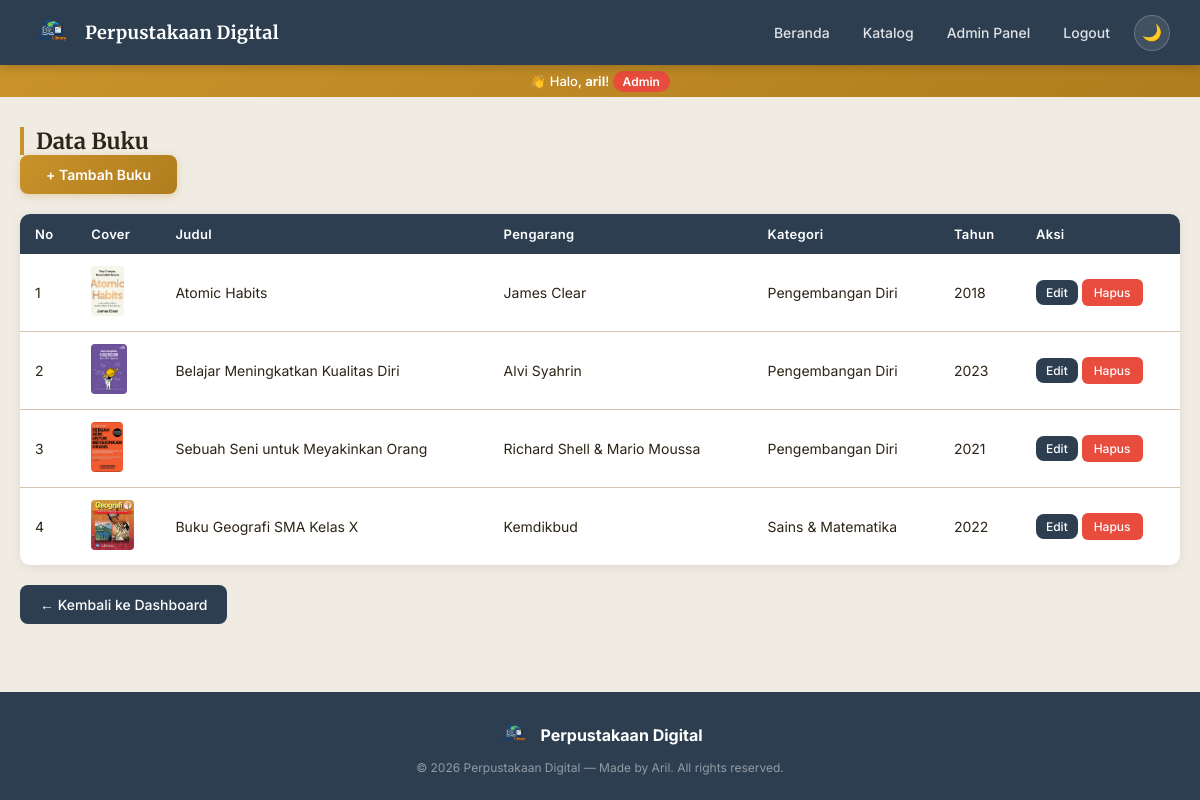
The page /admin/data_buku.php (signed in) on the database its author committed.
### tables this page shows
CREATE TABLE IF NOT EXISTS `buku` (
  `id` int NOT NULL AUTO_INCREMENT,
  `judul` varchar(255) NOT NULL,
  `pengarang` varchar(150) NOT NULL,
  `kategori_id` int DEFAULT NULL,
  `tahun_terbit` int DEFAULT NULL,
  `cover` varchar(255) DEFAULT NULL,
  `file_pdf` varchar(255) DEFAULT NULL,
  `deskripsi` text,
  `created_at` timestamp NULL DEFAULT CURRENT_TIMESTAMP,
  PRIMARY KEY (`id`),
  KEY `kategori_id` (`kategori_id`),
  CONSTRAINT `buku_ibfk_1` FOREIGN KEY (`kategori_id`) REFERENCES `kategori` (`id`) ON DELETE SET NULL ON UPDATE CASCADE
);

CREATE TABLE IF NOT EXISTS `kategori` (
  `id` int NOT NULL AUTO_INCREMENT,
  `nama_kategori` varchar(100) NOT NULL,
  PRIMARY KEY (`id`)
);

### admin/data_buku.php (the view, shortened to what this page needs)
<?php
include '../config/koneksi.php';
include '../includes/header.php';
$query = mysqli_query($koneksi, "SELECT b.*, k.nama_kategori
                                  FROM buku b
                                  LEFT JOIN kategori k ON b.kategori_id = k.id
                                  ORDER BY b.created_at DESC");
?>
<div class="container">
    <h2 class="page-title">Data Buku</h2>
    <a href="tambah_buku.php" class="btn-primary" style="display:inline-block; margin-bottom:20px;">+ Tambah Buku</a>
    <div class="table-wrapper">
        <table class="table">
            <thead>
            <tr>
                <th>No</th>
                <th>Cover</th>
                <th>Judul</th>
                <th>Pengarang</th>
                <th>Kategori</th>
                <th>Tahun</th>
                <th>Aksi</th>
            </tr>
        </thead>
        <tbody>
            <?php $no = 1; while ($row = mysqli_fetch_assoc($query)): ?>
            <tr>
                <td><?= $no++ ?></td>
                <td>
                    <?php if ($row['cover']): ?>
                        <img src="../assets/img/<?= $row['cover'] ?>" style="height:50px; border-radius:4px;">
                    <?php else: ?>
                        📚
                    <?php endif; ?>
                </td>
                <td><?= $row['judul'] ?></td>
                <td><?= $row['pengarang'] ?></td>
                <td><?= $row['nama_kategori'] ?></td>
                <td><?= $row['tahun_terbit'] ?></td>
                <td>
                    <a href="edit_buku.php?id=<?= $row['id'] ?>" class="btn-secondary" style="font-size:12px; padding:5px 10px;">Edit</a>
                   <a href="hapus_buku.php?id=<?= $row['id'] ?>" class="btn-hapus"
   onclick="konfirmasiAksi(event, this.href, 'Yakin ingin menghapus buku <?= htmlspecialchars(addslashes($row['judul'])) ?>?', 'Ya, Hapus')">Hapus</a>
                </td>
            </tr>
            <?php endwhile; ?>
        </tbody>
    </table>
    </div>
    <br>
    <a href="dashboard.php" class="btn-secondary">← Kembali ke Dashboard</a>
</div>
<?php include '../includes/footer.php'; ?>

### assets/css/style.css (style rules this page uses)
:root { --bg: #f0ebe3; --bg-card: #ffffff; --bg-secondary: #e8e0d5; --text: #2c2416; --text-muted: #6b5e4e; --border: #d4c5b0; --navy: #2c3e50; --gold: #c9922a; --gold-hover: #b07d1e; --gold-light: #f5e6c8; --red: #e74c3c; --green: #27ae60; --blue: #2980b9; --shadow: 0 2px 12px rgba(0,0,0,0.08); --shadow-hover: 0 8px 24px rgba(0,0,0,0.15); --radius: 10px; }
* { margin: 0; padding: 0; box-sizing: border-box; }
html, body { height: 100%; }
body { font-family: 'Inter', Arial, sans-serif; background-color: var(--bg); color: var(--text); display: flex; flex-direction: column; min-height: 100vh; transition: background-color 0.3s, color 0.3s; }
h1, h2, h3, h4 { font-family: 'Merriweather', Georgia, serif; }
.container { max-width: 1200px; margin: 0 auto; padding: 30px 20px; width: 100%; flex: 1; }
.btn-primary { background: linear-gradient(135deg, var(--gold), var(--gold-hover)); color: white; padding: 11px 26px; border-radius: 8px; text-decoration: none; font-weight: 600; display: inline-block; border: none; cursor: pointer; font-size: 14px; font-family: 'Inter', sans-serif; transition: all 0.2s; box-shadow: 0 2px 8px rgba(201,146,42,0.3); }
.btn-secondary { background-color: var(--navy); color: white; padding: 11px 20px; border-radius: 8px; text-decoration: none; font-size: 14px; font-weight: 500; display: inline-block; border: none; cursor: pointer; font-family: 'Inter', sans-serif; transition: all 0.2s; }
.btn-hapus { background-color: var(--red); color: white; padding: 6px 12px; border-radius: 6px; text-decoration: none; font-size: 12px; font-weight: 500; transition: all 0.2s; }
.page-title { font-size: 22px; margin-bottom: 0; color: var(--text); border-left: 4px solid var(--gold); padding-left: 12px; }
.table { width: 100%; border-collapse: collapse; font-size: 14px; background: var(--bg-card); border-radius: var(--radius); overflow: hidden; box-shadow: var(--shadow); }
.table th { background-color: var(--navy); color: white; padding: 12px 15px; text-align: left; font-size: 13px; font-weight: 600; letter-spacing: 0.3px; }
.table td { padding: 12px 15px; border-bottom: 1px solid var(--border); color: var(--text); }
.table tr:last-child td { border-bottom: none; }

### rows shown on the page
buku: cover (picture), judul "Atomic Habits", pengarang "James Clear", kategori.nama_kategori "Pengembangan Diri", tahun_terbit "2018"
buku: cover (picture), judul "Belajar Meningkatkan Kualitas Diri", pengarang "Alvi Syahrin", kategori.nama_kategori "Pengembangan Diri", tahun_terbit "2023"
buku: cover (picture), judul "Sebuah Seni untuk Meyakinkan Orang", pengarang "Richard Shell & Mario Moussa", kategori.nama_kategori "Pengembangan Diri", tahun_terbit "2021"
buku: cover (picture), judul "Buku Geografi SMA Kelas X", pengarang "Kemdikbud", kategori.nama_kategori "Sains & Matematika", tahun_terbit "2022"

### other values the page prints
$_SESSION['nama'] "aril"
